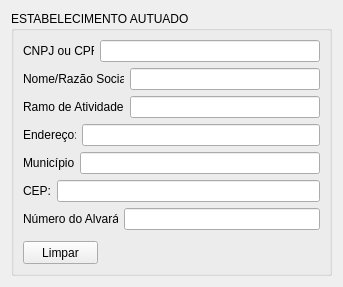
       <widget class="QWidget" name="scrollAreaWidgetContents">
        <property name="geometry">
         <rect>
          <x>0</x>
          <y>0</y>
          <width>343</width>
          <height>287</height>
         </rect>
        </property>
        <layout class="QVBoxLayout" name="verticalLayout_3">
         <item>
          <widget class="QGroupBox" name="groupBox">
           <property name="title">
            <string>ESTABELECIMENTO AUTUADO</string>
           </property>
           <layout class="QVBoxLayout" name="verticalLayout_4">
            <item>
             <layout class="QHBoxLayout" name="horizontalLayout">
              <item>
               <widget class="QLabel" name="label">
                <property name="maximumSize">
                 <size>
                  <width>71</width>
                  <height>16777215</height>
                 </size>
                </property>
                <property name="text">
                 <string>CNPJ ou CPF:</string>
                </property>
               </widget>
              </item>
              <item>
               <widget class="QLineEdit" name="cnpjLineEdit"/>
              </item>
             </layout>
            </item>
            <item>
             <layout class="QHBoxLayout" name="horizontalLayout_2">
              <item>
               <widget class="QLabel" name="label_2">
                <property name="maximumSize">
                 <size>
                  <width>101</width>
                  <height>16777215</height>
                 </size>
                </property>
                <property name="text">
                 <string>Nome/Razão Social:</string>
                </property>
               </widget>
              </item>
              <item>
               <widget class="QLineEdit" name="razaoSocialLineEdit"/>
              </item>
             </layout>
            </item>
            <item>
             <layout class="QHBoxLayout" name="horizontalLayout_3">
              <item>
               <widget class="QLabel" name="label_3">
                <property name="maximumSize">
                 <size>
                  <width>101</width>
                  <height>16777215</height>
                 </size>
                </property>
                <property name="text">
                 <string>Ramo de Atividade:</string>
                </property>
               </widget>
              </item>
              <item>
               <widget class="QLineEdit" name="ramoLineEdit"/>
              </item>
             </layout>
            </item>
            <item>
             <layout class="QHBoxLayout" name="horizontalLayout_4">
              <item>
               <widget class="QLabel" name="label_4">
                <property name="maximumSize">
                 <size>
                  <width>53</width>
                  <height>16777215</height>
                 </size>
                </property>
                <property name="text">
                 <string>Endereço:</string>
                </property>
               </widget>
              </item>
              <item>
               <widget class="QLineEdit" name="enderecoLineEdit"/>
              </item>
             </layout>
            </item>
            <item>
             <layout class="QHBoxLayout" name="horizontalLayout_5">
              <item>
               <widget class="QLabel" name="label_5">
                <property name="maximumSize">
                 <size>
                  <width>51</width>
                  <height>16777215</height>
                 </size>
                </property>
                <property name="text">
                 <string>Município:</string>
                </property>
               </widget>
              </item>
              <item>
               <widget class="QLineEdit" name="cidadeLineEdit"/>
              </item>
             </layout>
            </item>
            <item>
             <layout class="QHBoxLayout" name="horizontalLayout_6">
              <item>
               <widget class="QLabel" name="label_6">
                <property name="maximumSize">
                 <size>
                  <width>28</width>
                  <height>16777215</height>
                 </size>
                </property>
                <property name="text">
                 <string>CEP:</string>
                </property>
               </widget>
              </item>
              <item>
               <widget class="QLineEdit" name="cepLineEdit"/>
              </item>
             </layout>
            </item>
            <item>
             <layout class="QHBoxLayout" name="horizontalLayout_7">
              <item>
               <widget class="QLabel" name="label_7">
                <property name="maximumSize">
                 <size>
                  <width>95</width>
                  <height>16777215</height>
                 </size>
                </property>
                <property name="text">
                 <string>Número do Alvará:</string>
                </property>
               </widget>
              </item>
              <item>
               <widget class="QLineEdit" name="numAlvaraLineEdit"/>
              </item>
             </layout>
            </item>
            <item>
             <spacer name="verticalSpacer">
              <property name="orientation">
               <enum>Qt::Vertical</enum>
              </property>
              <property name="sizeType">
               <enum>QSizePolicy::Fixed</enum>
              </property>
              <property name="sizeHint" stdset="0">
               <size>
                <width>20</width>
                <height>5</height>
               </size>
              </property>
             </spacer>
            </item>
            <item>
             <widget class="QPushButton" name="pushButtonLimparDockEstab">
              <property name="minimumSize">
               <size>
                <width>75</width>
                <height>23</height>
               </size>
              </property>
              <property name="maximumSize">
               <size>
                <width>75</width>
                <height>23</height>
               </size>
              </property>
              <property name="text">
               <string>Limpar</string>
              </property>
             </widget>
            </item>
            <item>
             <spacer name="verticalSpacer_2">
              <property name="orientation">
               <enum>Qt::Vertical</enum>
              </property>
              <property name="sizeHint" stdset="0">
               <size>
                <width>20</width>
                <height>27</height>
               </size>
              </property>
             </spacer>
            </item>
           </layout>
          </widget>
         </item>
        </layout>
       </widget>
